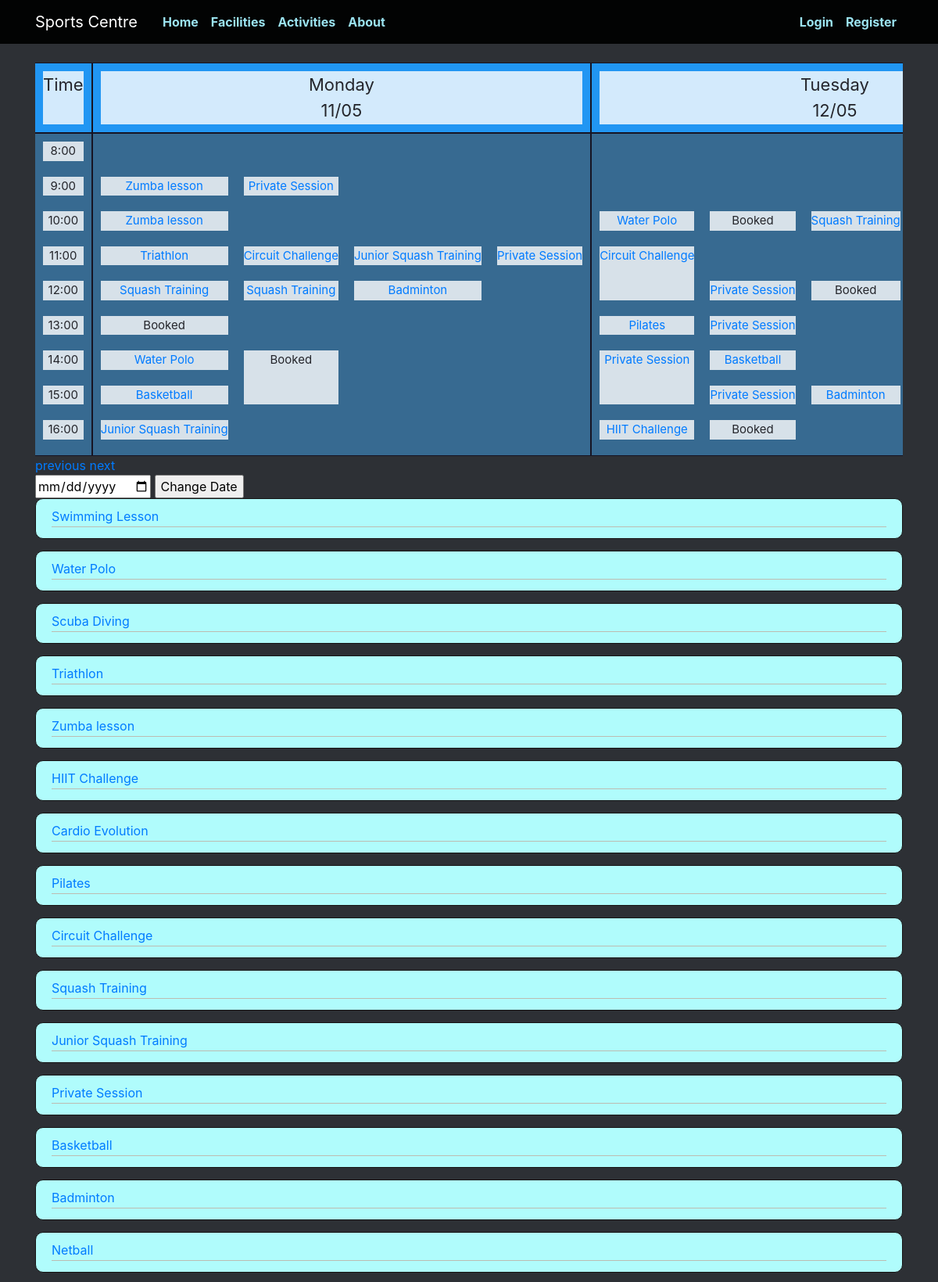
The app's page /activities/2020/19 (upper part) with its own data.
### app/models.py (models this page shows)
class Booking(db.Model):
  id = db.Column(db.Integer, primary_key=True)
  facility = db.Column(db.Integer, db.ForeignKey('user.id'), nullable=False)
  user = db.Column(db.Integer, db.ForeignKey('facility.id') , nullable=False)
  datetime = db.Column(db.DateTime, nullable=False)
  week = db.Column(db.Integer)
  year = db.Column(db.Integer)
  duration = db.Column(db.Integer, nullable=False)
  activity = db.Column(db.Integer, nullable=False)
  paid = db.Column(db.Integer, default=0)

class Activity(db.Model):
  id = db.Column(db.Integer, primary_key=True)
  facility = db.Column(db.Integer, db.ForeignKey('facility.id'), nullable=False)
  name = db.Column(db.String)
  url = db.Column(db.String(100))

### app/views.py (the view)
@app.route('/activities/<int:year>/<int:week>', methods = ['GET', 'POST'])
def activities_timetable(year, week):
  tform = ChangeTimetable()
  if tform.validate_on_submit():
    date_choice = tform.date.data
    week = int(get_week_number(date_choice))
    year = int(get_year_number(date_choice))
    return redirect(url_for('activities_timetable', year=year, week=week))
  bookings = []
  for i in range(8):
    b = models.Booking.query.order_by(models.Booking.id.asc()).filter_by(week=week).filter_by(year=year)
    filtered_b = []
    for query in b:
      if query.datetime.weekday() == i-1 and query.activity != -1:
        filtered_b.append(query)
    bookings.append(filtered_b)
  activity = models.Activity.query.order_by(models.Activity.id.asc())
  dates = get_dates_for_week(year, week)
  return render_template('activities.html', title='Activities', bookings=bookings, year=year, week=week, activity=activity, url='/activities', dates=dates, tform=tform)

### app/forms.py
class ChangeTimetable(FlaskForm):
  date = DateField('Date')
  submit = SubmitField('Change Date')

### app/views.py (called while the page is built)
def get_dates_for_week(year, week):
  date = datetime.strptime(str(year), "%Y")
  date += timedelta(weeks=week)
  dates = []
  while date.weekday() != 0:
    date += timedelta(days=-1)
  for i in range(7):
    dates.append(datetime.strftime(date + timedelta(days=i), '%d/%m'))
  return dates

### app/templates/activities.html (shortened to what this page needs)
{% extends "timetable.html" %}
{% block bottom %}
  {% for activity in activity %}
  <article class="media content-section">
    <div class="media-body">
      <div class="article-metadata">
        <a class="mr-2" href="{{ url_for( 'show_activity', activity_url=activity.url, year=year, week=week ) }}">{{ activity.name }}</a>
      </div>
    </div>
  </article>
  {% endfor %}
{% endblock %}

### app/templates/timetable.html (shortened to what this page needs)
{% extends "index.html" %}
{% block content %}
  <div class="scroll">
  <div class="grid-container">
  <div class="grid-sub-header">
    <div style=>Time</div>
  </div>
  {% for day in ["Monday", "Tuesday", "Wednesday", "Thursday", "Friday", "Saturday", "Sunday"] %}
  <div class="grid-sub-header">
    <div style="grid-row-start: header;">{{ day }}<br>{{ dates[loop.index0] }}</div>
  </div>
  {% endfor %}
  <div class="grid-sub">
    {% for time in ["8:00", "9:00", "10:00", "11:00", "12:00", "13:00", "14:00", "15:00", "16:00"] %}
      <div style="grid-row-start: time-{{ loop.index0 + 8 }}; grid-column: 1/2;">{{ time }}</div>
    {% endfor %}
  </div>
  {% for day in ["Monday", "Tuesday", "Wednesday", "Thursday", "Friday", "Saturday", "Sunday"] %}
  <div class="grid-sub">
    {% for booking in bookings[loop.index0+1] %}
      <div style="grid-row: time-{{ booking.datetime.strftime('%-H') }} / time-{{ booking.datetime.strftime('%-H')|int + booking.duration }};">
        {% if booking.activity == 0 %}
          Booked
        {% else %}
          <a href="/activities/{{ activity[booking.activity-1].url }}/booking/{{ booking.id }}/{{ year }}/{{ week }}">
            {{ activity[booking.activity-1].name }}
          </a>
        {% endif %}
      </div>
    {% endfor %}
  </div>
  {% endfor %}
  </div>
  </div>
  <a href="{{ url }}/{{ year }}/{{ week - 1 }}">previous</a>
  <a href="{{ url }}/{{ year }}/{{ week + 1 }}">next</a>
  <form method='POST' action="" novalidate>
    {{ tform.date }}
    {{ tform.submit() }}
  </form>
  {% block bottom %}
  {% endblock %}
{% endblock %}

### app/static/style.css (style rules this page uses)
body { background: rgb(45, 48, 53); color: rgb(36, 37, 43); margin-top: 5rem; }
.content-section { background: #b0fcfc; padding: 10px 20px; border: 1px solid #161515; border-radius: 10px; margin-bottom: 15px; }
.article-metadata { padding-bottom: 1px; margin-bottom: 4px; border-bottom: 1px solid #bdbcb2 }
.grid-container { display: grid; grid-template-columns: [time] 1fr [day-0] 1fr [day-1] 1fr [day-2] 1fr [day-3] 1fr [day-4] 1fr [day-5] 1fr [day-6] 1fr; grid-gap: 2px; padding: 10px; background-color: rgba(17, 14, 32, 0.8); text-align: center; padding: 1px 0; font-size: 20px; grid-template-columns: repeat(8, 1fr); }
.grid-sub-header { display: grid; background-color: #2196F3; padding: 10px; grid-auto-columns: 1fr; }
.grid-sub-header > div { background-color: rgba(255, 255, 255, 0.8); text-align: center; padding: 1px 0; font-size: 22px; }
.grid-sub { display: grid; grid-template-rows: [time-8] 1fr [time-9] 1fr [time-10] 1fr [time-11] 1fr [time-12] 1fr [time-13] 1fr [time-14] 1fr [time-15] 1fr [time-16] 1fr [time-17] 0fr; grid-gap: 20px; background-color: rgb(55, 106, 145); padding-top: 10px; padding-left: 10px; padding-right: 10px; grid-auto-columns: 1fr; }
.grid-sub > div { background-color: rgba(255, 255, 255, 0.8); text-align: center; padding: 1px 0; font-size: 15px; }
div.scroll { overflow: auto; white-space: nowrap; }

### records on screen
Booking: activity.name "Triathlon"
Booking: activity.name "Water Polo"
Booking: activity.name "Zumba lesson"
Booking: activity.name "Zumba lesson"
Booking: activity.name "Circuit Challenge"
Booking: activity.name "Squash Training"
Booking: activity.name "Private Session"
Booking: activity.name "Junior Squash Training"
Booking: activity "Booked"
Booking: activity.name "Private Session"
Booking: activity.name "Squash Training"
Booking: activity "Booked"
Booking: activity.name "Junior Squash Training"
Booking: activity.name "Badminton"
Booking: activity.name "Basketball"
Booking: activity.name "Water Polo"
Booking: activity.name "Circuit Challenge"
Booking: activity.name "Pilates"
Booking: activity.name "HIIT Challenge"
Booking: activity "Booked"
Booking: activity.name "Private Session"
Booking: activity.name "Squash Training"
Booking: activity.name "Private Session"
Booking: activity.name "Private Session"
Booking: activity.name "Private Session"
Booking: activity "Booked"
Booking: activity "Booked"
Booking: activity.name "Basketball"
Booking: activity.name "Badminton"
Activity: name "Swimming Lesson"
Activity: name "Water Polo"
Activity: name "Scuba Diving"
Activity: name "Triathlon"
Activity: name "Zumba lesson"
Activity: name "HIIT Challenge"
Activity: name "Cardio Evolution"
Activity: name "Pilates"
Activity: name "Circuit Challenge"
Activity: name "Squash Training"
Activity: name "Junior Squash Training"
Activity: name "Private Session"
Activity: name "Basketball"
Activity: name "Badminton"
Activity: name "Netball"

### other values on screen
{{ day }} "Monday" "Tuesday"
{{ dates[loop.index0] }} "11/05" "12/05"
{{ time }} "8:00" "9:00" "10:00" "11:00" "12:00" "13:00" "14:00" "15:00" "16:00"
